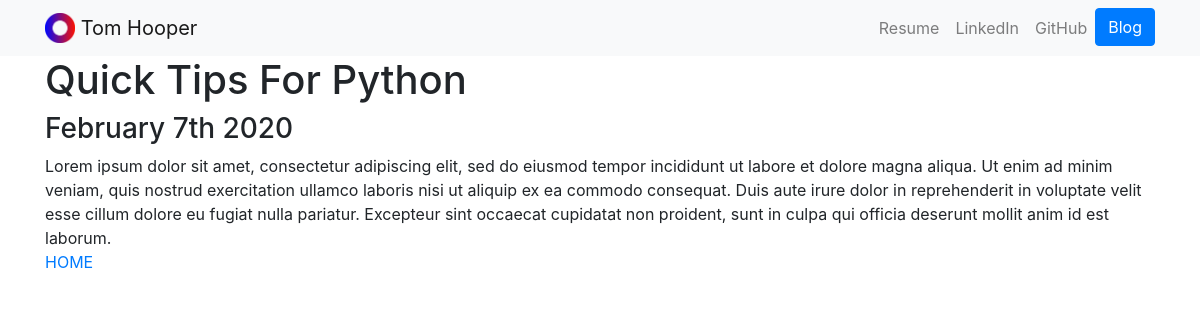
The app's page /blog/4/ with its own data.
### blog/models.py (models this page shows, shortened)
class Blog(models.Model):
    title = models.CharField(max_length=200)
    description = models.TextField()
    date = models.DateField()

### blog/views.py (the view)
# urls.py: path('<int:blog_id>/', views.detail, name='detail'),
def detail(req, blog_id):
    blog = get_object_or_404(Blog, pk=blog_id)
    return render(req, 'blog/detail.html', {'blog':blog})

### blog/templates/blog/detail.html
{% extends 'portfolio/base.html' %} {% block content %}
<h1>{{ blog.title }}</h1>
<h3>{{ blog.date | date:"F jS Y" }}</h3>
{{ blog.description | safe }}
<br />
<a href="{% url 'blog:all_blogs' %}">HOME</a>
{% endblock content %}

### records on screen
Blog: title "Quick Tips For Python", date "February 7th 2020", description "Lorem ipsum dolor sit amet, consectetur adipiscing elit, sed do eiusmod tempor incididunt ut labore et dolore magna aliqua. Ut enim ad minim veniam, quis nostrud exercitation ullamco laboris nisi ut aliquip ex ea commodo consequat. Duis aute irure dolor in reprehenderit in voluptate velit esse cillum dolore eu fugiat nulla pariatur. Excepteur sint occaecat cupidatat non proident, sunt in culpa qui officia deserunt mollit anim id est laborum."
